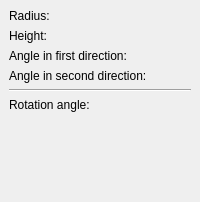
        <widget class="QWidget" name="Page2_cylinder">
         <layout class="QGridLayout">
          <property name="leftMargin">
           <number>9</number>
          </property>
          <property name="topMargin">
           <number>9</number>
          </property>
          <property name="rightMargin">
           <number>9</number>
          </property>
          <property name="bottomMargin">
           <number>9</number>
          </property>
          <property name="spacing">
           <number>6</number>
          </property>
          <item row="0" column="0">
           <layout class="QGridLayout">
            <property name="leftMargin">
             <number>0</number>
            </property>
            <property name="topMargin">
             <number>0</number>
            </property>
            <property name="rightMargin">
             <number>0</number>
            </property>
            <property name="bottomMargin">
             <number>0</number>
            </property>
            <property name="spacing">
             <number>6</number>
            </property>
            <item row="0" column="0">
             <widget class="QLabel" name="textLabel5">
              <property name="text">
               <string>Radius:</string>
              </property>
             </widget>
            </item>
            <item row="0" column="1">
             <widget class="Gui::QuantitySpinBox" name="cylinderRadius" native="true">
              <property name="keyboardTracking" stdset="0">
               <bool>false</bool>
              </property>
              <property name="unit" stdset="0">
               <string notr="true">mm</string>
              </property>
              <property name="value" stdset="0">
               <double>2.000000000000000</double>
              </property>
             </widget>
            </item>
            <item row="1" column="0">
             <widget class="QLabel" name="textLabel6">
              <property name="text">
               <string>Height:</string>
              </property>
             </widget>
            </item>
            <item row="1" column="1">
             <widget class="Gui::QuantitySpinBox" name="cylinderHeight" native="true">
              <property name="keyboardTracking" stdset="0">
               <bool>false</bool>
              </property>
              <property name="unit" stdset="0">
               <string notr="true">mm</string>
              </property>
              <property name="value" stdset="0">
               <double>10.000000000000000</double>
              </property>
             </widget>
            </item>
            <item row="2" column="0">
             <widget class="QLabel" name="labelCylinderXSkew">
              <property name="text">
               <string>Angle in first direction:</string>
              </property>
             </widget>
            </item>
            <item row="2" column="1">
             <widget class="Gui::QuantitySpinBox" name="cylinderXSkew" native="true">
              <property name="toolTip">
               <string>Angle in first direction</string>
              </property>
              <property name="keyboardTracking" stdset="0">
               <bool>false</bool>
              </property>
              <property name="unit" stdset="0">
               <string notr="true">deg</string>
              </property>
              <property name="minimum" stdset="0">
               <double>-90.000000000000000</double>
              </property>
              <property name="maximum" stdset="0">
               <double>90.000000000000000</double>
              </property>
             </widget>
            </item>
            <item row="3" column="0">
             <widget class="QLabel" name="labelCylinderYSkew">
              <property name="text">
               <string>Angle in second direction:</string>
              </property>
             </widget>
            </item>
            <item row="3" column="1">
             <widget class="Gui::QuantitySpinBox" name="cylinderYSkew" native="true">
              <property name="toolTip">
               <string>Angle in second direction</string>
              </property>
              <property name="keyboardTracking" stdset="0">
               <bool>false</bool>
              </property>
              <property name="unit" stdset="0">
               <string notr="true">deg</string>
              </property>
              <property name="minimum" stdset="0">
               <double>-90.000000000000000</double>
              </property>
              <property name="maximum" stdset="0">
               <double>90.000000000000000</double>
              </property>
             </widget>
            </item>
           </layout>
          </item>
          <item row="1" column="0">
           <widget class="Line" name="line_2">
            <property name="frameShape">
             <enum>QFrame::HLine</enum>
            </property>
            <property name="frameShadow">
             <enum>QFrame::Sunken</enum>
            </property>
           </widget>
          </item>
          <item row="2" column="0">
           <layout class="QGridLayout" name="gridLayout_7">
            <property name="leftMargin">
             <number>0</number>
            </property>
            <property name="topMargin">
             <number>0</number>
            </property>
            <property name="rightMargin">
             <number>0</number>
            </property>
            <property name="bottomMargin">
             <number>0</number>
            </property>
            <item row="0" column="0">
             <widget class="QLabel" name="label">
              <property name="minimumSize">
               <size>
                <width>123</width>
                <height>0</height>
               </size>
              </property>
              <property name="text">
               <string>Rotation angle:</string>
              </property>
             </widget>
            </item>
            <item row="0" column="1">
             <widget class="Gui::QuantitySpinBox" name="cylinderAngle" native="true">
              <property name="keyboardTracking" stdset="0">
               <bool>false</bool>
              </property>
              <property name="unit" stdset="0">
               <string notr="true">deg</string>
              </property>
              <property name="value" stdset="0">
               <double>360.000000000000000</double>
              </property>
             </widget>
            </item>
           </layout>
          </item>
          <item row="3" column="0">
           <spacer>
            <property name="orientation">
             <enum>Qt::Vertical</enum>
            </property>
            <property name="sizeType">
             <enum>QSizePolicy::Expanding</enum>
            </property>
            <property name="sizeHint" stdset="0">
             <size>
              <width>31</width>
              <height>81</height>
             </size>
            </property>
           </spacer>
          </item>
         </layout>
        </widget>
